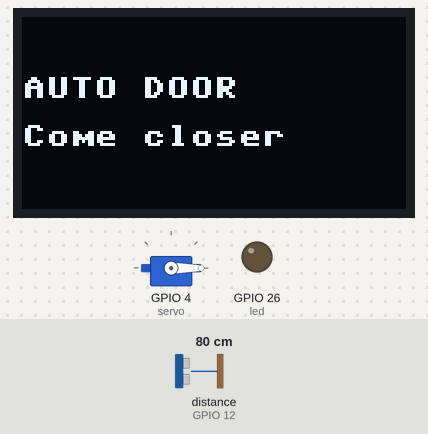
Simulated run of this program. Board: ESP32 board running MicroPython. Shown: servo, 128×64 one-colour display, output pins drawn as LEDs (lit = HIGH). Inputs (shaded band) come from the test bench; at power-on: distance to the obstacle (sensor on GPIO 12) 80 cm. The echo pulse lasts 58.3 µs per cm; servo angles are drawn from the pulse width (0.5 ms = 0°, 2.5 ms = 180°); pins used as bus, display or sensor lines are not drawn.

Above: at 3.2 s.
3.3 s: distance to the obstacle (sensor on GPIO 12) set to 18 cm
4.8 s: distance to the obstacle (sensor on GPIO 12) set to 14 cm
At 5.9 s:
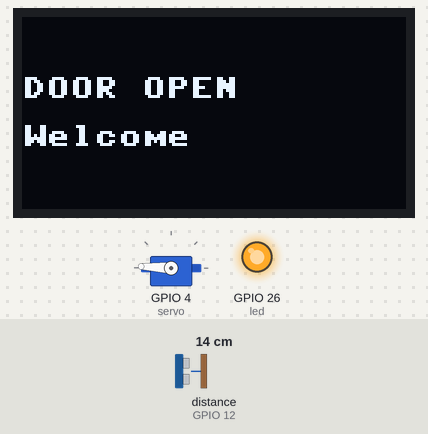
At 8.9 s:
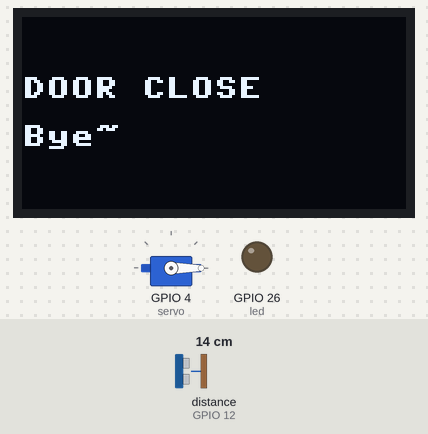
9.6 s: distance to the obstacle (sensor on GPIO 12) set to 2 cm
Timing chart, 0 to 12.2 s (numbered marks = the images above; inputs shaded):
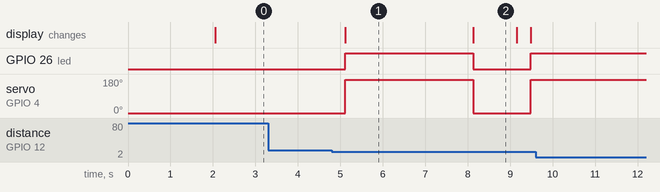

Measured:
- the behaviour switches between 16 and 15 cm on distance to the obstacle (sensor on GPIO 12) (found by bisection; images 0 and 1)
- after the input at 3.3 s, every drawn part: stays the same
- after the input at 4.8 s, GPIO 26 (led): LOW → HIGH after 0.31 s, → LOW 3.0 s later, → HIGH 1.4 s later; servo on GPIO 4 (servo): 0° → 177° after 0.31 s, → 0° 3.0 s later, → 177° 1.4 s later; the display: changes after 0.31 s (image 1)
- after the input at 9.6 s, every drawn part: stays the same
- what the display in image 1 shows lasts 3.0 s, from 5.1 s to 8.1 s
- what the display in image 2 shows lasts 1.1 s, from 8.1 s to 9.2 s

The program:

extra1_led.py
```python
# 추가 미션 1 · 문이 열리면 LED도 같이 켜기
# 배선: IO26 → 220Ω → LED 긴 다리 / LED 짧은 다리 → GND

from machine import Pin, PWM, SoftI2C
import ssd1306
import time

trig = Pin(13, Pin.OUT)
echo = Pin(12, Pin.IN)
led = Pin(26, Pin.OUT)                    # ★ LED 핀 하나 더 만들기

servo = PWM(Pin(4))
servo.freq(50)
servo.duty_u16(1638)

i2c = SoftI2C(scl=Pin(22), sda=Pin(21))
oled = ssd1306.SSD1306_I2C(128, 64, i2c)


def get_distance():
    trig.value(1)
    time.sleep_us(10)
    trig.value(0)
    while not echo.value():
        pass
    start = time.ticks_us()
    while echo.value():
        pass
    stop = time.ticks_us()
    t = time.ticks_diff(stop, start) // 2
    return int(340 * t // 10000)


def show(a, b):
    oled.fill(0)
    oled.text(a, 0, 20)
    oled.text(b, 0, 36)
    oled.show()


time.sleep(2)
show("AUTO DOOR", "Come closer")

while True:
    d = get_distance()
    if d < 15:
        show("DOOR OPEN", "Welcome")
        servo.duty_u16(8100)              # 문 열기
        led.value(1)                      # ★ 문이 열리면 LED 켜기
        time.sleep(3)
        show("DOOR CLOSE", "Bye~")
        servo.duty_u16(1638)              # 문 닫기
        led.value(0)                      # ★ 문이 닫히면 LED 끄기
        time.sleep(1)
        show("AUTO DOOR", "Come closer")
    time.sleep_ms(300)
```
